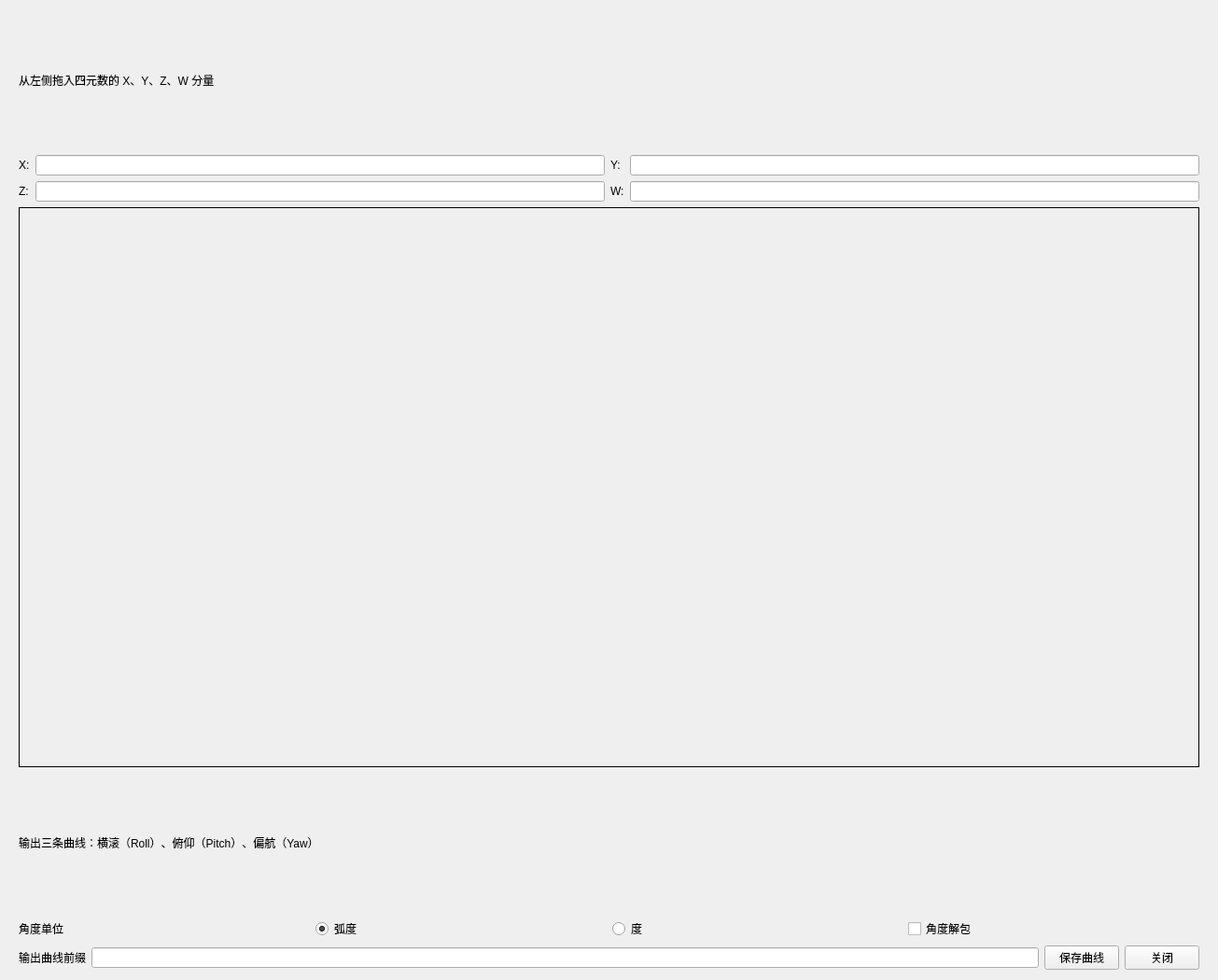
<?xml version="1.0" encoding="UTF-8"?>
<ui version="4.0">
 <class>quaternion_to_RPY</class>
 <widget class="QWidget" name="quaternion_to_RPY">
  <property name="geometry">
   <rect>
    <x>0</x>
    <y>0</y>
    <width>1305</width>
    <height>1050</height>
   </rect>
  </property>
  <property name="windowTitle">
   <string>四元数转欧拉角</string>
  </property>
  <layout class="QVBoxLayout" name="verticalLayout_2" stretch="0,0,1,0,0,0">
   <property name="leftMargin">
    <number>20</number>
   </property>
   <property name="rightMargin">
    <number>20</number>
   </property>
   <item>
    <widget class="QLabel" name="label_5">
     <property name="text">
      <string>从左侧拖入四元数的 X、Y、Z、W 分量</string>
     </property>
    </widget>
   </item>
   <item>
    <layout class="QGridLayout" name="quaternionInputs" columnstretch="0,1,0,1">
<item row="0" column="0">
      <widget class="QLabel" name="label">
       <property name="text">
        <string>X:</string>
       </property>
      </widget>
     </item>
<item row="0" column="1">
      <widget class="QLineEdit" name="lineEditX">
       <property name="minimumSize">
        <size>
         <width>0</width>
         <height>0</height>
        </size>
       </property>
       <property name="maximumSize">
        <size>
         <width>16777215</width>
         <height>16777215</height>
        </size>
       </property>
       <property name="readOnly">
        <bool>true</bool>
       </property>
      </widget>
     </item>
<item row="0" column="2">
      <widget class="QLabel" name="label_2">
       <property name="text">
        <string>Y:</string>
       </property>
      </widget>
     </item>
<item row="0" column="3">
      <widget class="QLineEdit" name="lineEditY">
       <property name="minimumSize">
        <size>
         <width>0</width>
         <height>0</height>
        </size>
       </property>
       <property name="maximumSize">
        <size>
         <width>16777215</width>
         <height>16777215</height>
        </size>
       </property>
       <property name="readOnly">
        <bool>true</bool>
       </property>
      </widget>
     </item>
<item row="1" column="0">
      <widget class="QLabel" name="label_3">
       <property name="text">
        <string>Z:</string>
       </property>
      </widget>
     </item>
<item row="1" column="1">
      <widget class="QLineEdit" name="lineEditZ">
       <property name="minimumSize">
        <size>
         <width>0</width>
         <height>0</height>
        </size>
       </property>
       <property name="maximumSize">
        <size>
         <width>16777215</width>
         <height>16777215</height>
        </size>
       </property>
       <property name="readOnly">
        <bool>true</bool>
       </property>
      </widget>
     </item>
<item row="1" column="2">
      <widget class="QLabel" name="label_4">
       <property name="text">
        <string>W:</string>
       </property>
      </widget>
     </item>
<item row="1" column="3">
      <widget class="QLineEdit" name="lineEditW">
       <property name="minimumSize">
        <size>
         <width>0</width>
         <height>0</height>
        </size>
       </property>
       <property name="maximumSize">
        <size>
         <width>16777215</width>
         <height>16777215</height>
        </size>
       </property>
       <property name="readOnly">
        <bool>true</bool>
       </property>
      </widget>
     </item>
</layout>
   </item>
   <item>
    <widget class="QFrame" name="framePlotPreview">
     <property name="minimumSize">
      <size>
       <width>0</width>
       <height>100</height>
      </size>
     </property>
     <property name="maximumSize">
      <size>
       <width>16777215</width>
       <height>600</height>
      </size>
     </property>
     <property name="frameShape">
      <enum>QFrame::Box</enum>
     </property>
     <property name="frameShadow">
      <enum>QFrame::Plain</enum>
     </property>
    </widget>
   </item>
   <item>
    <widget class="QLabel" name="outputDescription">
     <property name="text">
      <string>输出三条曲线：横滚（Roll）、俯仰（Pitch）、偏航（Yaw）</string>
     </property>
    </widget>
   </item>
   <item>
    <layout class="QHBoxLayout" name="quaternionActions">
     <item>
      <widget class="QLabel" name="angleUnit">
       <property name="text">
        <string>角度单位</string>
       </property>
      </widget>
     </item>
     <item>
      <widget class="QRadioButton" name="radioButtonRadians">
       <property name="text">
        <string>弧度</string>
       </property>
       <property name="checked">
        <bool>true</bool>
       </property>
      </widget>
     </item>
     <item>
      <widget class="QRadioButton" name="radioButtonDegrees">
       <property name="text">
        <string>度</string>
       </property>
      </widget>
     </item>
     <item>
      <widget class="QCheckBox" name="checkBoxUnwrap">
       <property name="text">
        <string>角度解包</string>
       </property>
      </widget>
     </item>
     </layout></item>
    <item><layout class="QHBoxLayout" name="quaternionSave">
<item>
      <widget class="QLabel" name="label_6">
       <property name="text">
        <string>输出曲线前缀</string>
       </property>
      </widget>
     </item>
     <item>
      <widget class="QLineEdit" name="lineEditOut">
       <property name="minimumSize">
        <size>
         <width>0</width>
         <height>0</height>
        </size>
       </property>
       <property name="maximumSize">
        <size>
         <width>16777215</width>
         <height>16777215</height>
        </size>
       </property>
      </widget>
     </item>
     <item>
      <widget class="QPushButton" name="pushButtonSave">
       <property name="enabled">
        <bool>true</bool>
       </property>
       <property name="text">
        <string>保存曲线</string>
       </property>
      </widget>
     </item>
     <item>
      <widget class="QPushButton" name="closeToolButton">
        <property name="minimumSize"><size><width>72</width><height>26</height></size></property>
        <property name="text"><string>关闭</string></property>
        <property name="autoDefault"><bool>false</bool></property>
       </widget>
     </item>
    </layout>
   </item>
  </layout>
 </widget>
 <resources/>
 <connections/>
</ui>
